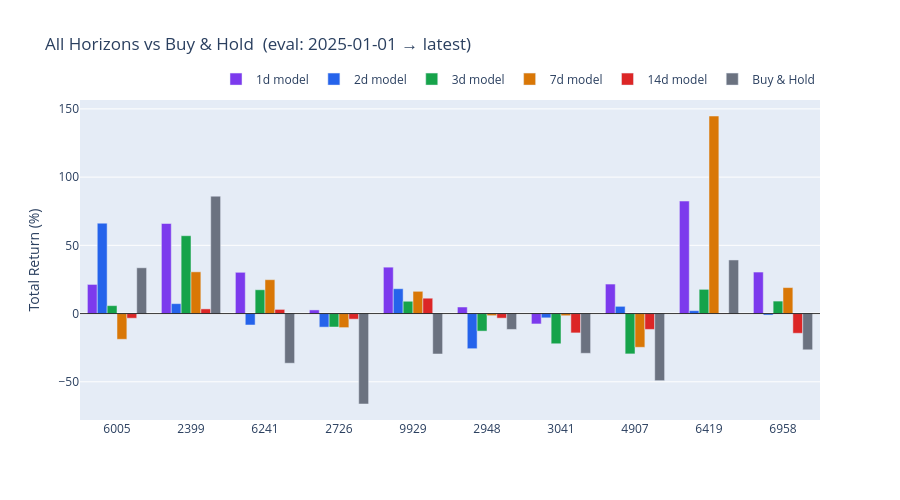

Notebook source saved alongside this figure:
### Code cell
BT2.plot_multi_horizon_summary(bt_results, active_horizons)

### Figure 1 — Plotly figure (JSON) as saved in the notebook; plotly's stock layout.template omitted (floating-point values rounded to 4 significant figures)
{"data": [{"marker": {"color": "#7c3aed"}, "name": "1d model", "x": ["6005", "2399", "6241", "2726", "9929", "2948", "3041", "4907", "6419", "6958"], "y": [21.36, 66.0, 30.25, 2.69, 34.01, 4.82, -7.6, 21.64, 82.46, 30.43], "type": "bar"}, {"marker": {"color": "#2563eb"}, "name": "2d model", "x": ["6005", "2399", "6241", "2726", "9929", "2948", "3041", "4907", "6419", "6958"], "y": [66.25, 7.28, -8.38, -9.94, 18.22, -25.73, -3.13, 5.31, 2.13, -1.07], "type": "bar"}, {"marker": {"color": "#16a34a"}, "name": "3d model", "x": ["6005", "2399", "6241", "2726", "9929", "2948", "3041", "4907", "6419", "6958"], "y": [5.82, 57.06, 17.45, -9.85, 9.03, -12.85, -22.12, -29.55, 17.75, 9.16], "type": "bar"}, {"marker": {"color": "#d97706"}, "name": "7d model", "x": ["6005", "2399", "6241", "2726", "9929", "2948", "3041", "4907", "6419", "6958"], "y": [-18.85, 30.59, 24.83, -10.28, 16.32, -1.52, -1.57, -24.71, 144.8, 19.05], "type": "bar"}, {"marker": {"color": "#dc2626"}, "name": "14d model", "x": ["6005", "2399", "6241", "2726", "9929", "2948", "3041", "4907", "6419", "6958"], "y": [-3.4, 3.44, 3.06, -4.1, 11.27, -3.35, -14.17, -11.61, 0.15, -14.42], "type": "bar"}, {"marker": {"color": "#6b7280"}, "name": "Buy & Hold", "x": ["6005", "2399", "6241", "2726", "9929", "2948", "3041", "4907", "6419", "6958"], "y": [33.56, 86.03, -36.38, -66.26, -29.62, -11.63, -29.11, -49.18, 39.29, -26.55], "type": "bar"}], "layout": {"shapes": [{"line": {"color": "black", "width": 0.8}, "type": "line", "x0": 0, "x1": 1, "xref": "x domain", "y0": 0, "y1": 0, "yref": "y"}], "legend": {"orientation": "h", "yanchor": "bottom", "y": 1.02, "xanchor": "right", "x": 1}, "title": {"text": "All Horizons vs Buy & Hold  (eval: 2025-01-01 → latest)"}, "barmode": "group", "yaxis": {"title": {"text": "Total Return (%)"}}, "height": 500}}
